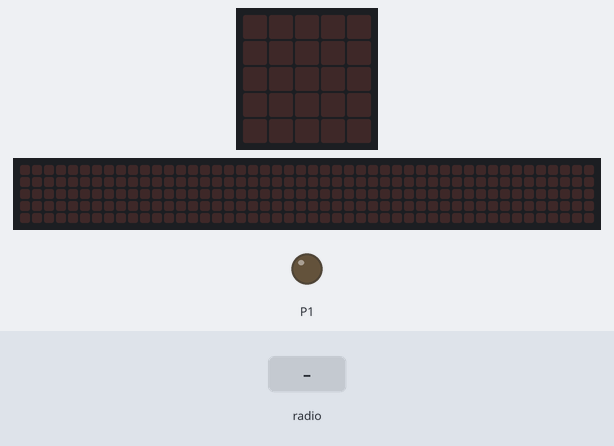
Bench run of a program on a simulated BBC micro:bit running MicroPython. Parts: the board's 5×5 LED display, a strip that is not on the board, showing the scrolling text unrolled, output pins drawn as LEDs (lit = HIGH). The test bench sets the inputs (shaded band). The 48×5 strip is a reading aid, not a part: it shows the text the display is scrolling, unrolled, one strip-width of it at a time.

Above: at 1.2 s.
1.3 s: radio message "laukaise" arrives
At 1.37 s:
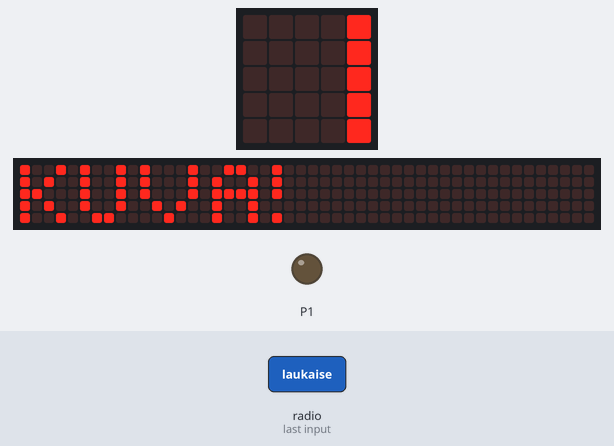
At 6.9 s:
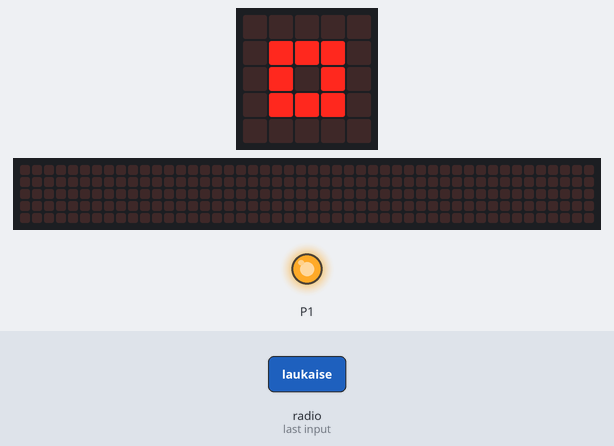
Timing chart, 0 to 10.5 s (numbered marks = the images above; inputs shaded):
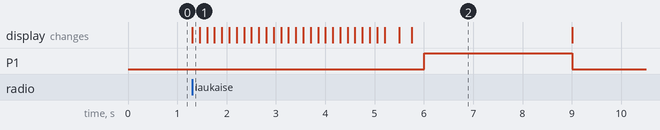

Measured:
- after the input at 1.3 s, P1: LOW → HIGH after 4.7 s, → LOW 3.0 s later; the display: changes at once (image 1)

The program:

microbit_laukaisin.py
```python
#Yhdista microbit pin1 raspberryn Gpio 4:een eli fysikaalinen pinni 7.
from microbit import *
import radio
radio.on()  # Radio paalle
radio.config(channel=50)  # valitse kanava valilta 0 -100
while True:
    display.clear()
    viesti = radio.receive()  # haetaan radioviestia

    if viesti == "laukaise":
        display.scroll("KUVA!")
        display.show(Image.SQUARE)
        sleep(250)
        display.show(Image.SQUARE_SMALL)
        sleep(250)  # Odota 0.5 sekunttia
        pin1.write_digital(1)
        sleep(3000)
        pin1.write_digital(0)
```
